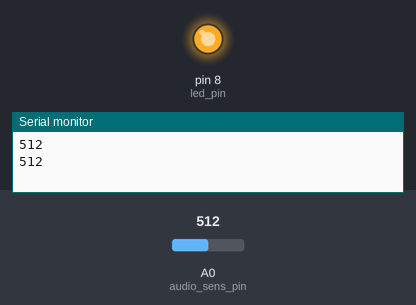
The sketch below on a simulated Arduino Uno, built with avr-gcc and run on an emulated ATmega328P. Shown: output pins drawn as LEDs (lit = HIGH), the last lines printed to the serial monitor. The test bench sets the inputs (shaded band); at power-on: A0 (audio_sens_pin) = 512.

Above: at 1.8 s.
1.9 s: A0 (audio_sens_pin) set to 32
3.4 s: A0 (audio_sens_pin) set to 29
At 4.4 s:
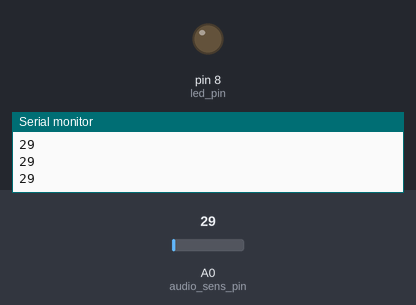
5.5 s: A0 (audio_sens_pin) set to 122
At 5.8 s:
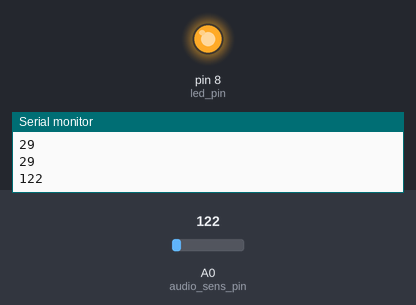
7.0 s: A0 (audio_sens_pin) set to 20
At 8.6 s:
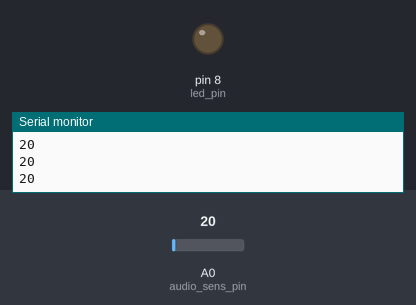
Timing chart, 0 to 10.0 s (numbered marks = the images above; inputs shaded):
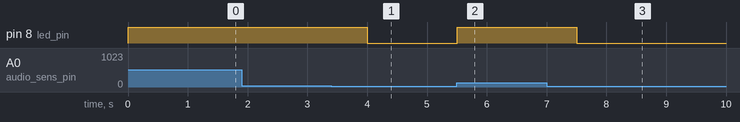

The sketch:

sound_sensor_with_led.ino
```cpp
int audio_sens_pin = A0, val;
int led_pin=8;
void setup() {
  Serial.begin(9600);
  pinMode(led_pin, OUTPUT);
}

void loop() {
  val=analogRead(audio_sens_pin);
  Serial.println(val);
  if (val>30) {
    digitalWrite(led_pin, HIGH);
    delay(1000);
  }
  else {
    digitalWrite(led_pin, LOW);
  }
}
```

Measured:
- the behaviour switches between 31 and 30 on A0 (audio_sens_pin) (found by bisection; images 0 and 1)
- after the input at 3.4 s, pin 8 (led_pin): HIGH → LOW after 0.60 s
- after the input at 5.5 s, pin 8 (led_pin): LOW → HIGH at once
- after the input at 7.0 s, pin 8 (led_pin): HIGH → LOW after 0.51 s
